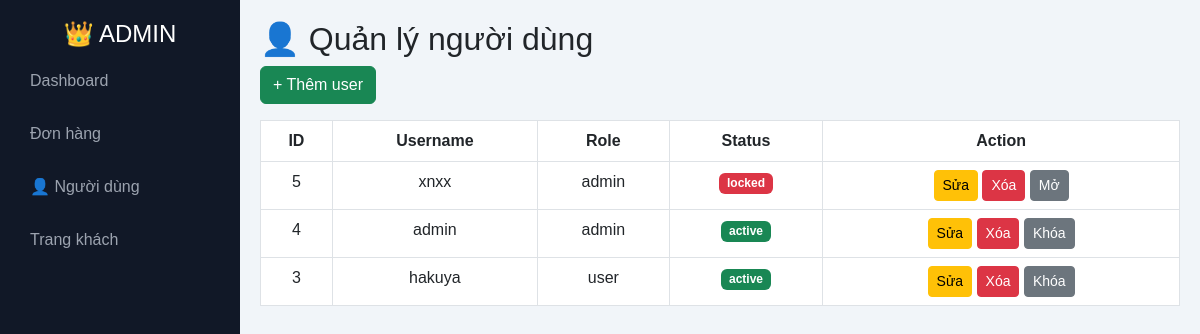
/index.php?action=users (signed in), run on an earlier commit of the app's database.
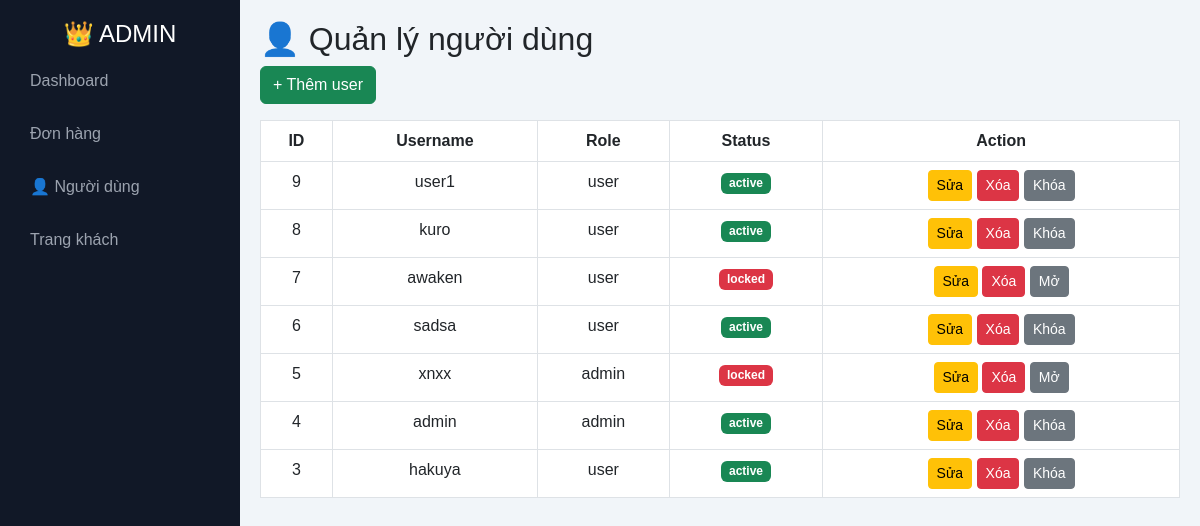
And on a later commit of the database.
### tables this page shows
CREATE TABLE `users` (
  `id` int(11) NOT NULL,
  `name` varchar(100) DEFAULT NULL,
  `username` varchar(50) NOT NULL,
  `password` varchar(255) NOT NULL,
  `email` varchar(100) DEFAULT NULL,
  `role` varchar(20) DEFAULT 'user',
  `created_at` timestamp NOT NULL DEFAULT current_timestamp(),
  `phone` varchar(20) DEFAULT NULL,
  `address` varchar(255) DEFAULT NULL,
  `avatar` varchar(255) DEFAULT NULL,
  `status` varchar(20) DEFAULT 'active',
  `reset_token` varchar(255) DEFAULT NULL,
  `reset_expire` datetime DEFAULT NULL
);

### pc-store/src/Controllers/UserController.php (called while the page is built, shortened)
<?php
class UserController {
    private $model;
    public function __construct() {
        $this->model = new UserModel();
    }
public function listUsers() {
    $users = $this->model->getAllUsers();
    require_once __DIR__ . '/../../views/admin_users.php';
}
}

### pc-store/src/Database.php (called while the page is built, shortened)
<?php
class Database {
    private static $instance = null;
    private $conn;
    private function __construct() {
        try {
            $this->conn = new PDO(
                "mysql:host=localhost;dbname=banhang_online",
                "root",
                ""
            );
            $this->conn->setAttribute(PDO::ATTR_ERRMODE, PDO::ERRMODE_EXCEPTION);
            $this->conn->exec("set names utf8");
        } catch (PDOException $e) {
            die("Lỗi kết nối DB: " . $e->getMessage());
        }
    }
    public static function getInstance() {
        if (!self::$instance) {
            self::$instance = new Database();
        }
        return self::$instance;
    }
    public function getConnection() {
        return $this->conn;
    }
}

### pc-store/src/Models/UserModel.php (called while the page is built, shortened)
<?php
class UserModel {
    private $conn;
    public function __construct() {
        $this->conn = Database::getInstance()->getConnection();
    }
public function getAllUsers() {
    return $this->conn->query("SELECT * FROM users ORDER BY id DESC")->fetchAll(PDO::FETCH_ASSOC);
}
}

### pc-store/views/admin_users.php (the view, shortened to what this page needs)
<!DOCTYPE html>
<html>
<head>
<link href="https://cdn.jsdelivr.net/npm/bootstrap@5.3.0/dist/css/bootstrap.min.css" rel="stylesheet">
</head>
<body>
<div class="sidebar">
    <h4 class="text-center text-white">👑 ADMIN</h4>
    <a href="index.php?action=admin">Dashboard</a>
    <a href="index.php?action=orders">Đơn hàng</a>
    <a href="index.php?action=users">👤 Người dùng</a>
    <a href="index.php">Trang khách</a>
</div>
<div class="content">
<h2>👤 Quản lý người dùng</h2>
<a href="index.php?action=add_user" class="btn btn-success mb-3">+ Thêm user</a>
<table class="table table-bordered text-center bg-white">
<tr>
    <th>ID</th>
    <th>Username</th>
    <th>Role</th>
    <th>Status</th>
    <th>Action</th>
</tr>
<?php foreach ($users as $u): ?>
<tr>
<td><?= $u['id'] ?></td>
<td><?= $u['username'] ?></td>
<td><?= $u['role'] ?></td>
<td>
    <span class="badge bg-<?= $u['status']=='active'?'success':'danger' ?>">
        <?= $u['status'] ?>
    </span>
</td>
<td>
    <a href="index.php?action=edit_user&id=<?= $u['id'] ?>" class="btn btn-warning btn-sm">Sửa</a>
    <a href="index.php?action=delete_user&id=<?= $u['id'] ?>"
       class="btn btn-danger btn-sm"
       onclick="return confirm('Xóa user?')">Xóa</a>
    <a href="index.php?action=toggle_user&id=<?= $u['id'] ?>"
       class="btn btn-secondary btn-sm">
       <?= $u['status']=='active' ? 'Khóa' : 'Mở' ?>
    </a>
</td>
</tr>
<?php endforeach; ?>
</table>
</div>
</body>
</html>

### public/index.php (shortened to what this page needs)
<?php
$action = $_GET['action'] ?? 'index';
switch ($action) {
    case 'users':
    (new App\Controllers\UserController())->listUsers();
    break;
}

### pc-store/views/admin_users.php (style rules this page uses)
body { margin:0; font-family:Arial; background:#f1f5f9; }
.sidebar { width: 240px; height: 100vh; background: #111827; position: fixed; padding-top: 20px; }
.sidebar a { display:block; color:#9ca3af; padding:12px 20px; text-decoration:none; margin:5px 10px; border-radius:8px; }
.content { margin-left: 240px; padding: 20px; }

What changed in the data, as far as the page shows it:
added users: id "9", username "user1", role "user", status "active", shows "Khóa"
added users: id "8", username "kuro", role "user", status "active", shows "Khóa"
added users: id "7", username "awaken", role "user", status "locked", shows "Mở"
added users: id "6", username "sadsa", role "user", status "active", shows "Khóa"
